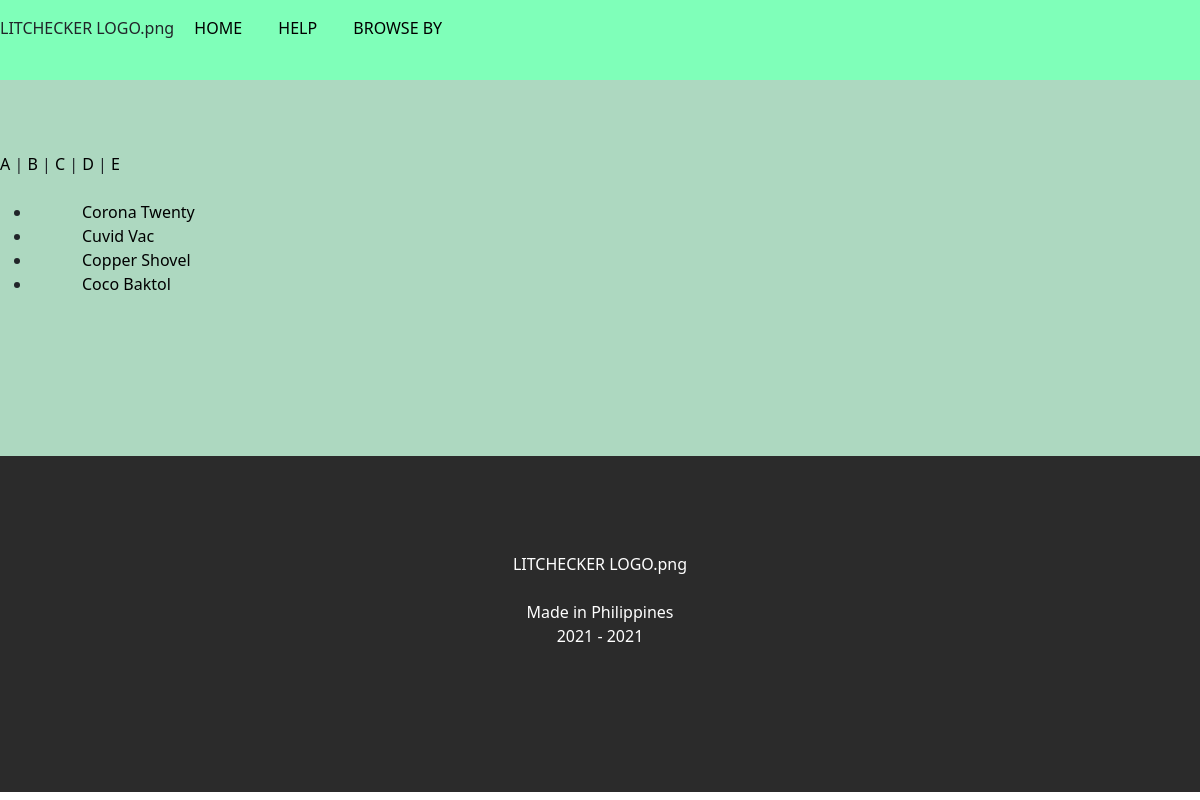
The app's page /authorlist.php?let=C with its own data.
### tables this page shows
CREATE TABLE `literature` (
  `id` int(100) NOT NULL,
  `title` text DEFAULT NULL,
  `category` varchar(100) DEFAULT NULL,
  `type` varchar(100) DEFAULT NULL,
  `link` text DEFAULT NULL,
  `author_1` varchar(100) NOT NULL,
  `author_2` varchar(100) NOT NULL,
  `author_3` varchar(100) NOT NULL
);

### authorlist.php (the view, shortened to what this page needs)
<!DOCTYPE html>
<head>
    <link href="https://cdn.jsdelivr.net/npm/bootstrap@5.0.0-beta3/dist/css/bootstrap.min.css"
    rel="stylesheet">
     <link rel="stylesheet" href="css/index.css">
</head>
<body>
    <?php include 'menu_bar.php';?>
     <section class = "body">
    <br><br><br>
    <a href="authorlist.php?let=A"> A </a> |
    <a href="authorlist.php?let=B"> B </a> |
    <a href="authorlist.php?let=C"> C </a> |
    <a href="authorlist.php?let=D"> D </a> |
    <a href="authorlist.php?let=E"> E </a>
    <br><br>
        <?php
        $server = "localhost";
        $user ="root";
        $pass ="";
        $con=mysqli_connect($server,$user,$pass);
        $db="litcheck";
        mysqli_select_db($con,$db);
        if(isset($_GET['let']))
            $let = $_GET['let'];
        else
            $let='A';
        $sqlselect2 = mysqli_query($con,"select * from literature where author_2 like '$let%' ");
        $sqlselect3 = mysqli_query($con,"select * from literature where author_3 like '$let%' ");
        ?>
        <ul>
        <?php
             while ($results=mysqli_fetch_object($sqlselect2)){
                echo "<li>";
                echo"<a href='results_by_author.php?let=$results->author_2'>";
                echo $results->author_2." ";
                echo "</a>";
                echo "</li>";
            }
             while ($results=mysqli_fetch_object($sqlselect3)){
                echo "<li>";
                echo"<a href='results_by_author.php?let=$results->author_3'>";
                echo $results->author_3." ";
                echo "</a>";
                echo "</li>";
            }
        ?>
        </ul>
    <br><br><br><br><br><br>
    </section>
    <?php include 'credits.php';?>
</body>
</html>

### css/index.css (style rules this page uses)
.body { text-indent: 50px; background-color: rgb(173, 216, 192); }
a { color: black; text-decoration: none; }

### records on screen
literature: author_2 "Corona Twenty"
literature: author_2 "Cuvid Vac"
literature: author_2 "Copper Shovel"
literature: author_3 "Coco Baktol"
